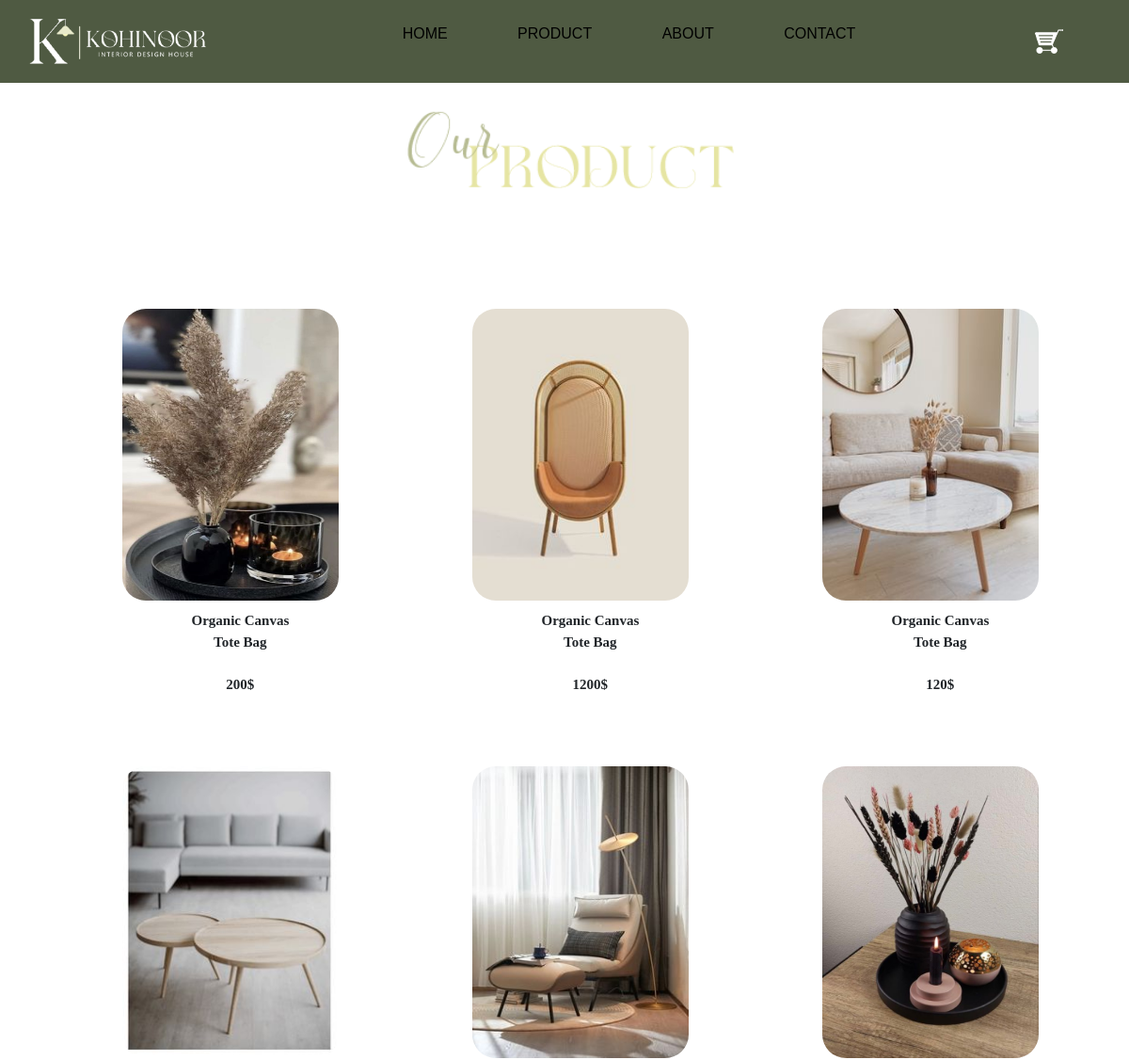
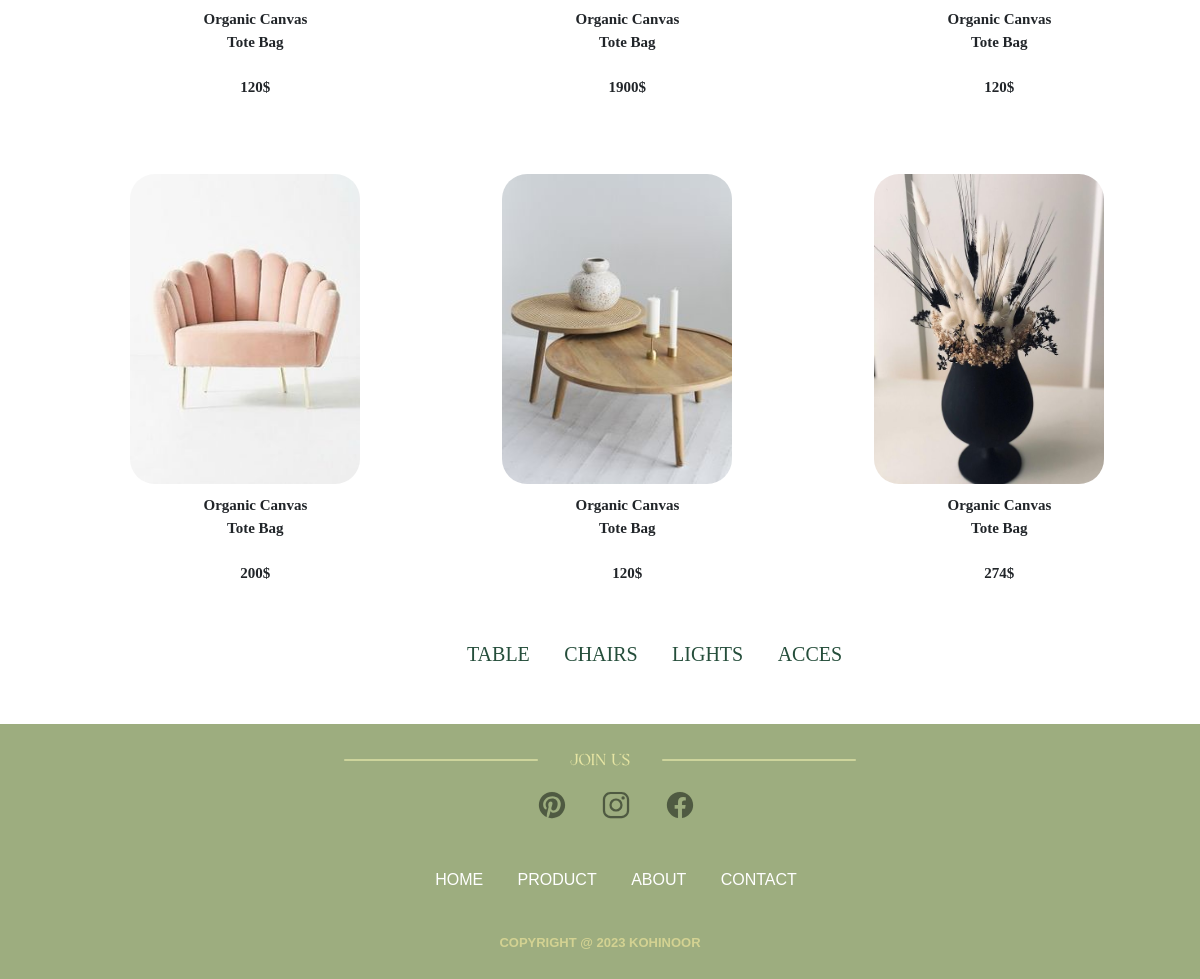
The page /product.php on the database its author committed (2 pictures, top to bottom).
### tables this page shows
CREATE TABLE `products` (
  `id` int(255) NOT NULL,
  `img` varchar(255) NOT NULL,
  `name` varchar(255) NOT NULL,
  `title` varchar(255) NOT NULL,
  `description` varchar(255) NOT NULL,
  `prix` int(255) NOT NULL,
  `categorie` varchar(255) NOT NULL
);

### product.php (the view, shortened to what this page needs)
<?php
@include('connexion.php');
$query = "SELECT * FROM products WHERE categorie = 'product'";
$result = mysqli_query($conn, $query);
?>
<!DOCTYPE html>
<html lang="en">
<head>
    <?php @include_once('header.php'); ?>
</head>
<body>
    <div>
        <?php @include_once('navbar.php'); ?>
    </div>
    <div>
        <img src="images/product.png" class="product">
    </div>
    <div class="product-img">
        <div class="container">
            <div class="row">
                <?php
                if ($result) {
                    $count = 0;
                    while ($row = mysqli_fetch_assoc($result)) {
                        if ($count % 3 == 0) {
                            echo '<div class="row">';
                        }
                        echo '<div class="col-sm-4">';
                        echo '<a href="product-description.php?id=' . $row['id'] . '"><img src="images/' . $row['img'] . '" alt=""></a>';
                        echo '<p class="par">' . $row['title'] . '<br><br>' . $row['prix'] .'$'. '</p>';
                        echo '</div>';
                        $count++;
                        if ($count % 3 == 0) {
                            echo '</div>';
                        }
                    }
                }
                ?>
            </div>
        </div>
    </div>
    <br>
    <div class="menu-product">
        <ul class="menu">
            <li><a href="tables.php">TABLE</a></li>
            <li><a href="chairs.php">CHAIRS</a></li>
            <li><a href="lights.php">LIGHTS</a></li>
            <li><a href="acces.php">ACCES</a></li>
            <br>
            <br>
        </ul>
    </div>
</body>
<?php @include_once('footer.php'); ?>
</html>

### style.css (style rules this page uses)
* { margin: 0; padding: 0; box-sizing: border-box; font-family: sans-serif ; }
a { color: #4f5a42; text-decoration: none; }
.product { width: 350px; margin-left: 36%; margin-top: 25px; }
p { margin-top: 10px; font-size: 11px; font-weight: bold; display: inline-block; }
.container { margin-top: 60px; display: flex; justify-content: center; align-content: center; }
.product-img { display: flex; }
.product-img img { width: 230px; height: 310px; border-radius:25px; margin-left: 160px; margin-top: 60px; }
.menu li { display: inline-block; margin: 15px; }
.menu a { color:#254e3b; font-family: Georgia, 'Times New Roman', Times, serif; font-size: 20px; }
.menu-product { margin-left: 35%; }

### product.php (style rules this page uses)
.par { margin-inline-start: 64%; text-align: center; font-size: 15px; font-family: cursive; }
.product-img { margin-left: -12%; }

### rows shown on the page
products: img (picture), title "Organic Canvas Tote Bag", prix "200"
products: img (picture), title "Organic Canvas Tote Bag", prix "1200"
products: img (picture), title "Organic Canvas Tote Bag", prix "120"
products: img (picture), title "Organic Canvas Tote Bag", prix "120"
products: img (picture), title "Organic Canvas Tote Bag", prix "1900"
products: img (picture), title "Organic Canvas Tote Bag", prix "120"
products: img (picture), title "Organic Canvas Tote Bag", prix "200"
products: img (picture), title "Organic Canvas Tote Bag", prix "120"
products: img (picture), title "Organic Canvas Tote Bag", prix "274"
